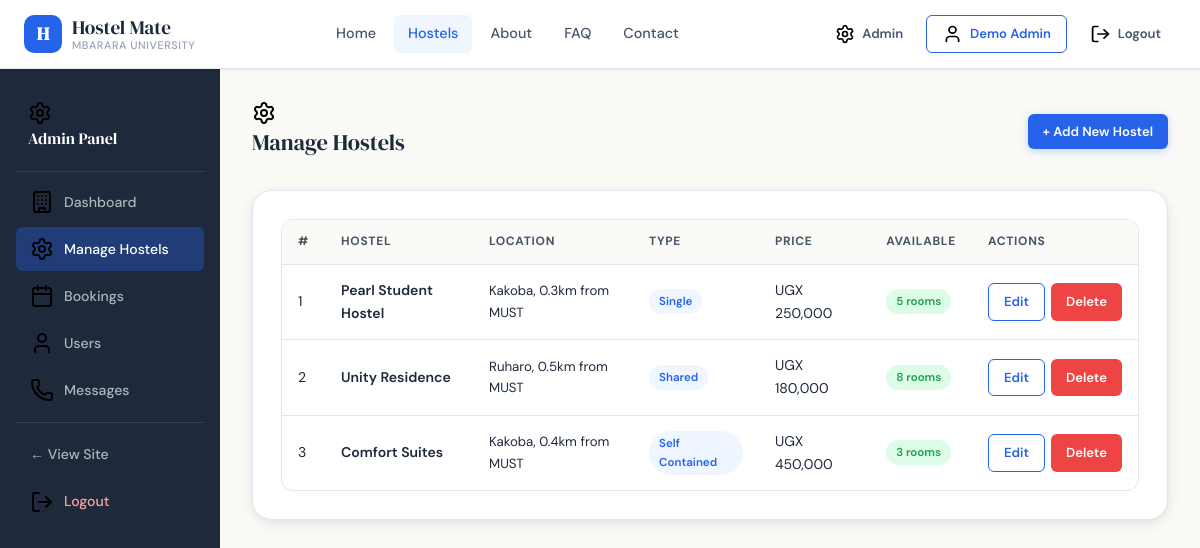
Before: /admin/hostels.php (signed in) with the older database file.
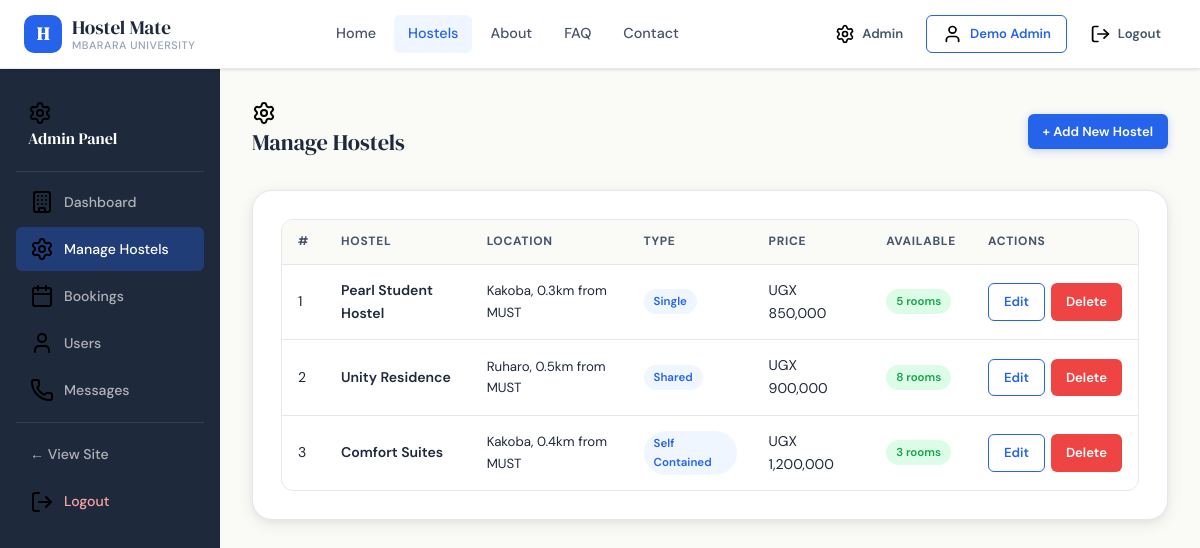
After: the same page with the newer database file.
### tables this page shows
CREATE TABLE `hostels` (
  `id` INT UNSIGNED NOT NULL AUTO_INCREMENT,
  `hostel_name` VARCHAR(255) NOT NULL,
  `location` VARCHAR(255) NOT NULL,
  `room_type` ENUM('single','shared','self-contained') NOT NULL DEFAULT 'single',
  `price` INT UNSIGNED NOT NULL,
  `availability` INT UNSIGNED NOT NULL DEFAULT 0,
  `description` TEXT DEFAULT NULL,
  `contact` VARCHAR(100) DEFAULT NULL,
  `image` VARCHAR(255) DEFAULT NULL,
  `created_at` DATETIME NOT NULL DEFAULT CURRENT_TIMESTAMP,
  PRIMARY KEY (`id`),
  KEY `idx_hostels_room_type` (`room_type`),
  KEY `idx_hostels_availability` (`availability`)
);

### config.php (called while the page is built, shortened)
<?php
function sanitize($input) {
    return htmlspecialchars(trim($input), ENT_QUOTES, 'UTF-8');
}
function formatPrice($amount) {
    return 'UGX ' . number_format((float)$amount, 0);
}

### admin/hostels.php (the view, shortened to what this page needs)
<?php
require_once '../config.php';
$db     = getDB();
$action = $_GET['action'] ?? 'list';
$hostels_res = $db->query("SELECT * FROM hostels ORDER BY created_at DESC");
$hostels     = $hostels_res ? $hostels_res->fetch_all(MYSQLI_ASSOC) : [];
include '../includes/head.php';
?>
<?php include '../includes/navbar.php'; ?>
<div class="admin-layout">
    <aside class="admin-sidebar">
        <div class="admin-sidebar-brand"><img class="icon-svg" src="<?= APP_URL ?>/assets/svg/settings.svg" alt="Admin"> Admin Panel</div>
        <nav class="admin-nav">
            <a href="index.php"><img class="icon-svg" src="<?= APP_URL ?>/assets/svg/building.svg" alt="Dashboard"> Dashboard</a>
            <a href="hostels.php" class="active"><img class="icon-svg" src="<?= APP_URL ?>/assets/svg/settings.svg" alt="Manage Hostels"> Manage Hostels</a>
            <a href="bookings.php"><img class="icon-svg" src="<?= APP_URL ?>/assets/svg/calendar.svg" alt="Bookings"> Bookings</a>
            <a href="users.php"><img class="icon-svg" src="<?= APP_URL ?>/assets/svg/user.svg" alt="Users"> Users</a>
            <a href="messages.php"><img class="icon-svg" src="<?= APP_URL ?>/assets/svg/phone.svg" alt="Messages"> Messages</a>
            <div style="height:1px;background:rgba(255,255,255,0.1);margin:10px 0;"></div>
            <a href="../index.php">← View Site</a>
            <a href="../logout.php" style="color:#FCA5A5;"><img class="icon-svg" src="<?= APP_URL ?>/assets/svg/logout.svg" alt="Logout"> Logout</a>
        </nav>
    </aside>
    <main class="admin-main">
        <?php if ($action === 'list'): ?>
        <div class="admin-topbar">
            <div class="admin-page-title"><img class="icon-svg" src="<?= APP_URL ?>/assets/svg/settings.svg" alt="Manage Hostels"> Manage Hostels</div>
            <a href="hostels.php?action=add" class="btn btn-primary btn-sm">+ Add New Hostel</a>
        </div>
        <div class="dash-card">
            <?php if (empty($hostels)): ?>
                <div class="empty-state" style="padding:40px;">
                    <div class="empty-state-icon"><img src="<?= APP_URL ?>/assets/svg/building.svg" alt="No hostels"></div>
                    <h3>No hostels yet</h3>
                    <p>Add your first hostel to get started.</p>
                    <a href="hostels.php?action=add" class="btn btn-primary">Add Hostel</a>
                </div>
            <?php else: ?>
                <div class="table-wrap">
                    <table>
                        <thead>
                            <tr>
                                <th>#</th>
                                <th>Hostel</th>
                                <th>Location</th>
                                <th>Type</th>
                                <th>Price</th>
                                <th>Available</th>
                                <th>Actions</th>
                            </tr>
                        </thead>
                        <tbody>
                            <?php foreach ($hostels as $h): ?>
                            <tr>
                                <td><?= (int)$h['id'] ?></td>
                                <td style="font-weight:600;"><?= sanitize($h['hostel_name']) ?></td>
                                <td style="font-size:0.83rem;"><?= sanitize($h['location']) ?></td>
                                <td><span class="badge badge-blue"><?= sanitize(ucwords(str_replace('-',' ',$h['room_type']))) ?></span></td>
                                <td><?= formatPrice($h['price']) ?></td>
                                <td>
                                    <span class="badge <?= $h['availability'] > 0 ? 'badge-green' : 'badge-red' ?>">
                                        <?= (int)$h['availability'] ?> rooms
                                    </span>
                                </td>
                                <td>
                                    <div style="display:flex;gap:6px;">
                                        <a href="hostels.php?action=edit&id=<?= (int)$h['id'] ?>" class="btn btn-sm btn-outline">Edit</a>
                                        <a href="hostels.php?action=delete&id=<?= (int)$h['id'] ?>"
                                           class="btn btn-sm btn-danger"
                                           onclick="return confirm('Delete this hostel permanently?')">Delete</a>
                                    </div>
                                </td>
                            </tr>
                            <?php endforeach; ?>
                        </tbody>
                    </table>
                </div>
            <?php endif; ?>
        </div>
        <?php endif; ?>
    </main>
</div>
</body>
</html>

Changed rows visible on the page:
changed hostels "Pearl Student Hostel": price "UGX 250,000" → "UGX 850,000"
changed hostels "Unity Residence": price "UGX 180,000" → "UGX 900,000"
changed hostels "Comfort Suites": price "UGX 450,000" → "UGX 1,200,000"
